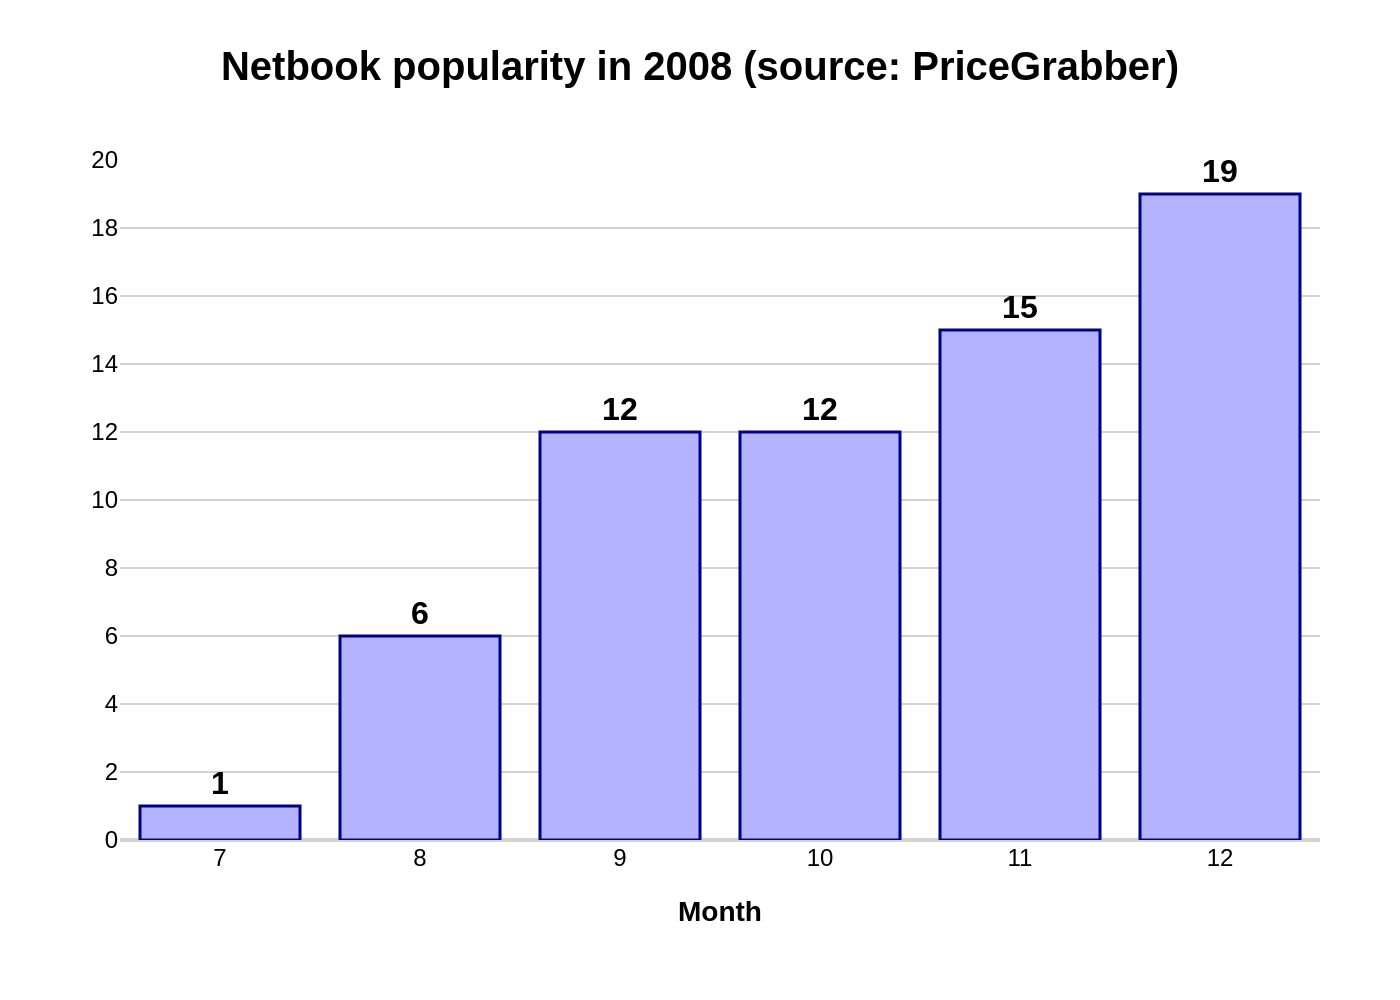

Generate this figure with Python:
import sys
import json
import plotly.graph_objects as go
from pathlib import Path

# Check for command-line argument
if len(sys.argv) != 2:
    print("Usage: python script.py <path_to_json_file>")
    sys.exit(1)

json_path = sys.argv[1]
json_path_obj = Path(json_path)

# Check if the JSON file exists
if not json_path_obj.is_file():
    print(f"Error: JSON file not found at '{json_path}'")
    sys.exit(1)

# Read data from the JSON file
try:
    with open(json_path, 'r', encoding='utf-8') as f:
        chart_info = json.load(f)
except json.JSONDecodeError:
    print(f"Error: Invalid JSON format in '{json_path}'")
    sys.exit(1)


# Extract data and texts from the loaded JSON
chart_data = chart_info.get("chart_data", {})
texts = chart_info.get("texts", {})
colors = chart_info.get("colors", [])
categories = chart_data.get("categories", [])
series_list = chart_data.get("series", [])

# Initialize the figure
fig = go.Figure()

# Add traces for each data series
for i, series in enumerate(series_list):
    fig.add_trace(go.Bar(
        x=categories,
        y=series.get("data", []),
        name=series.get("name", ""),
        marker=dict(
            color=colors[i % len(colors)] if colors else '#CCCCCC',
            line=dict(
                color='#00008B',  # Dark blue border for visibility
                width=1.5
            )
        ),
        text=series.get("data", []),
        texttemplate='<b>%{y}</b>',
        textposition='outside',
        textfont=dict(
            family="Arial",
            size=16,
            color='black'
        ),
        cliponaxis=False,
        hoverinfo='none'
    ))

# Update layout for a professional look and feel
fig.update_layout(
    title=dict(
        text=f"<b>{texts.get('title', '')}</b>",
        font=dict(
            family="Arial",
            size=20
        ),
        x=0.5,
        xanchor='center'
    ),
    xaxis=dict(
        title_text=f"<b>{texts.get('x_axis_title', '')}</b>",
        showgrid=False,
        zeroline=False,
        type='category' # Ensure x-axis is treated as categorical
    ),
    yaxis=dict(
        title_text=texts.get('y_axis_title', None),
        showgrid=True,
        gridcolor='lightgrey',
        range=[0, 20],
        dtick=2,
        zeroline=True,
        zerolinecolor='lightgrey'
    ),
    legend=dict(
        x=0.02,
        y=0.98,
        xanchor='left',
        yanchor='top',
        bgcolor='white',
        bordercolor='black',
        borderwidth=1
    ),
    plot_bgcolor='white',
    font=dict(
        family="Arial",
        size=12,
        color="black"
    ),
    margin=dict(t=80, b=80, l=60, r=40)
)

# Generate the output filename from the input JSON filename
output_filename = f"{json_path_obj.stem}.png"

# Save the figure as a high-resolution PNG image
try:
    fig.write_image(output_filename, scale=2)
    print(f"Chart saved to {output_filename}")
except Exception as e:
    print(f"Error saving image: {e}")
    sys.exit(1)
